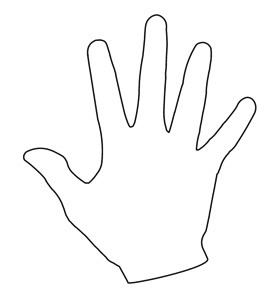
#> input picture img/hand.jpg, 269 x 295 px, found by its file name
$ python cntr_convexhull.py   (older library calls are emulated)
#> lines starting #> are read from the running program, lines starting #| are printed output that depends on the picture; after the words box and inside, x2 and y2 are one past the last pixel; in counts of white or black regions, pixels touching at a corner belong together
"""
opencv

출처

제목: 파이썬으로 만드는 OpenCV 프로젝트
저자: 이세우
출판: 프로그래밍인사이트
"""
"""
요약

[예제 7-6] 볼록 선체
"""
import cv2
import numpy as np

img = cv2.imread(filename="../img/hand.jpg")
#> img is the input picture: shape (295, 269, 3); min 0, max 255, mean 249.1
img2 = img.copy()

gray = cv2.cvtColor(src=img, code=cv2.COLOR_BGR2GRAY)
ret, th = cv2.threshold(src=gray, thresh=127, maxval=255, type=cv2.THRESH_BINARY_INV)
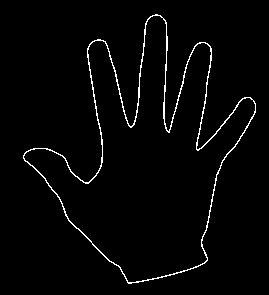
#> th: shape (295, 269); 2.3% white in thin lines or dots, all inside (x1, y1, x2, y2) = (23, 14, 256, 284)

im, contours, hierarchy = cv2.findContours(image=th, mode=cv2.RETR_EXTERNAL, method=cv2.CHAIN_APPROX_SIMPLE)
#> contours = 1 contour; box (x1, y1, x2, y2) and area: (23, 14, 256, 284) 27536

cntr = contours[0]
#> cntr = contour of 512 points, box (x1, y1, x2, y2) (23, 14, 256, 284), area 27536
#> (the run stopped early here; a loop or call above may not have finished)

$ run again, with img/4star.jpg copied over img/hand.jpg
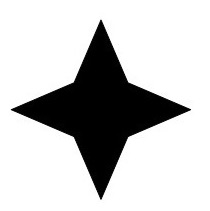
#> input picture img/4star.jpg, 210 x 211 px, found by its file name
#> img is the input picture: shape (211, 210, 3); min 0, max 255, mean 197.9
#> `ret, th = cv2.threshold(src=gray, thresh=127, maxval=255, type=cv2.THR..`:
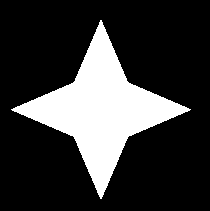
#> th: shape (211, 210); 22.4% white; 1 white region
#> contours = 1 contour; box (x1, y1, x2, y2) and area: (11, 20, 191, 199) 9675
#> cntr = contour of 424 points, box (x1, y1, x2, y2) (11, 20, 191, 199), area 9675

$ run again, with img/5shapes.jpg copied over img/hand.jpg
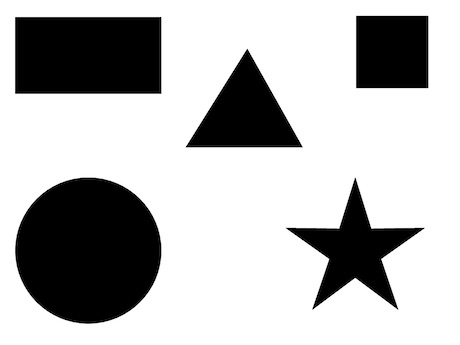
#> input picture img/5shapes.jpg, 460 x 345 px, found by its file name
#> img is the input picture: shape (345, 460, 3); min 0, max 255, mean 183.4
#> `ret, th = cv2.threshold(src=gray, thresh=127, maxval=255, type=cv2.THR..`:
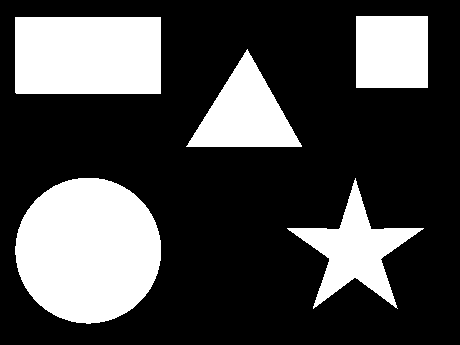
#> th: shape (345, 460); 28.1% white; 5 white regions
#> contours = 5 contours; box (x1, y1, x2, y2) and area: (15, 178, 161, 324) 16485, (15, 17, 161, 94) 11020, (287, 178, 424, 309) 5586, (186, 49, 302, 147) 5560, (356, 16, 428, 88) 5041
#> cntr = contour of 231 points, box (x1, y1, x2, y2) (287, 178, 424, 309), area 5586
